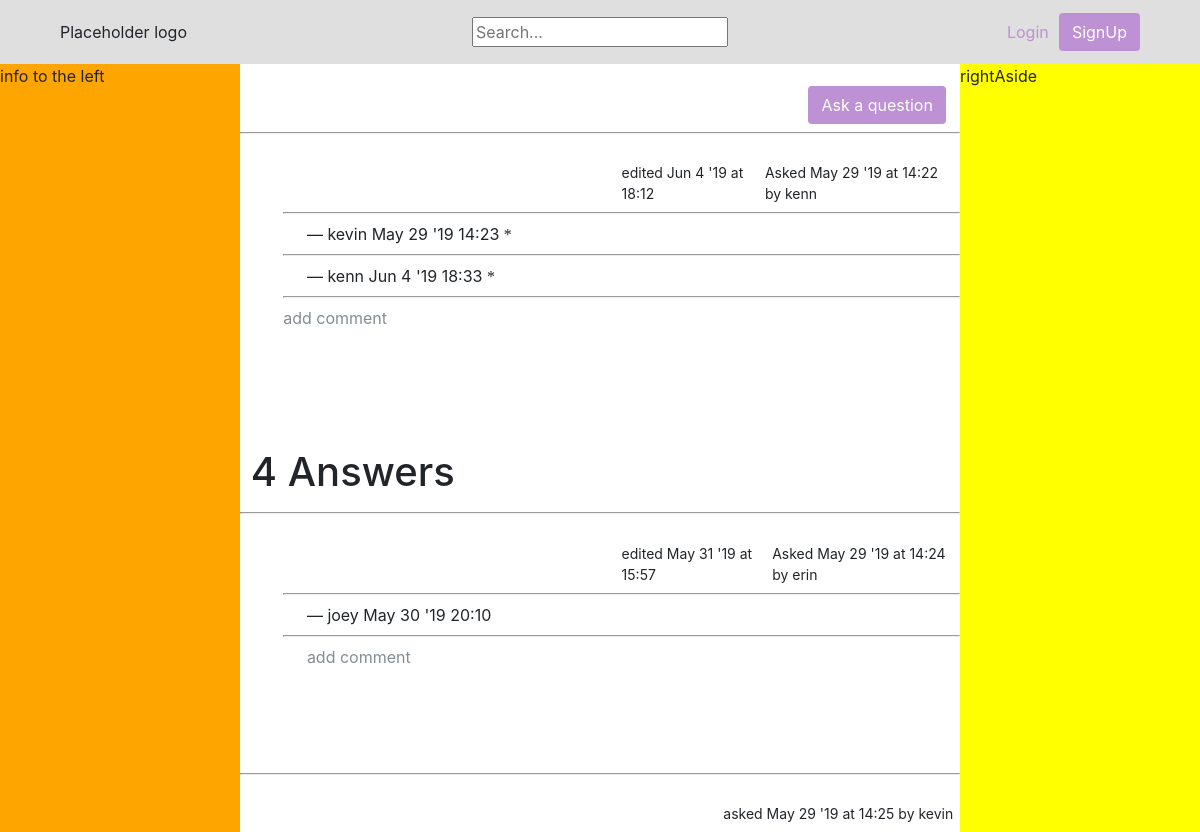
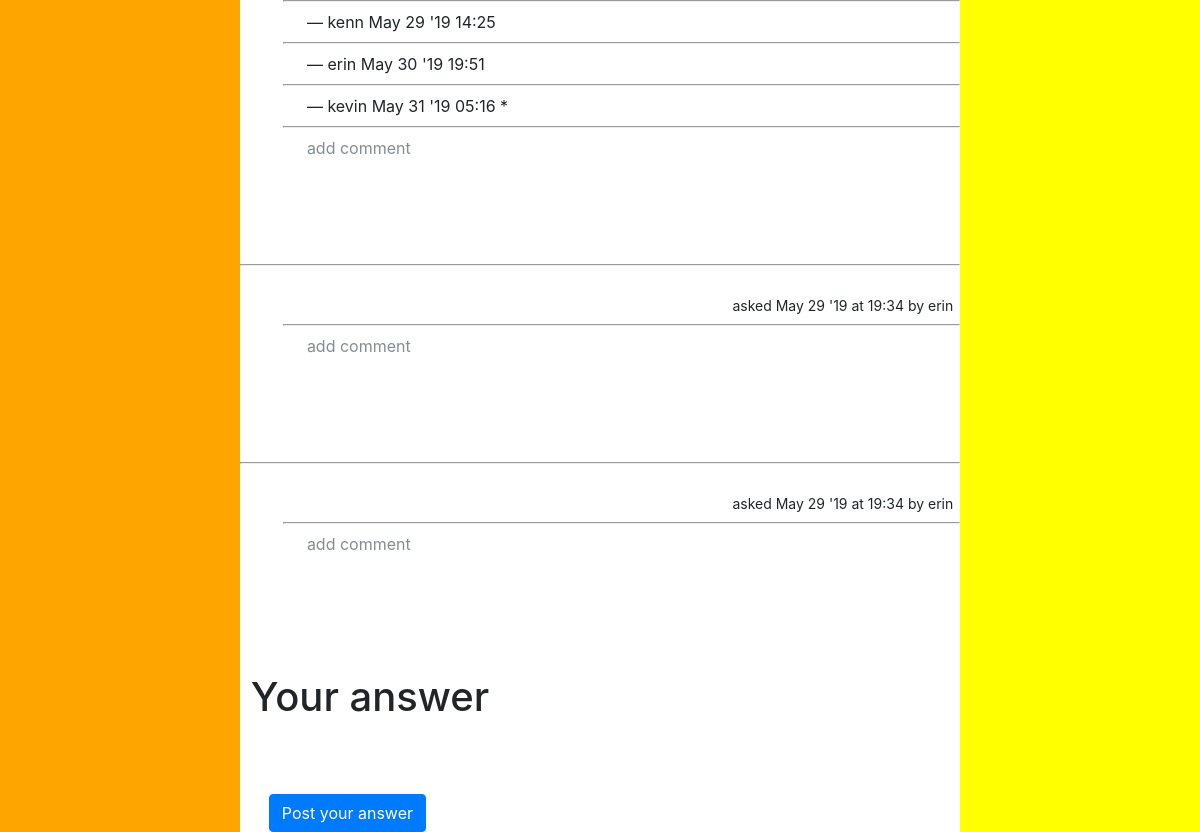
Before: /ask/read/1/ with the older database file (2 pictures, top to bottom).
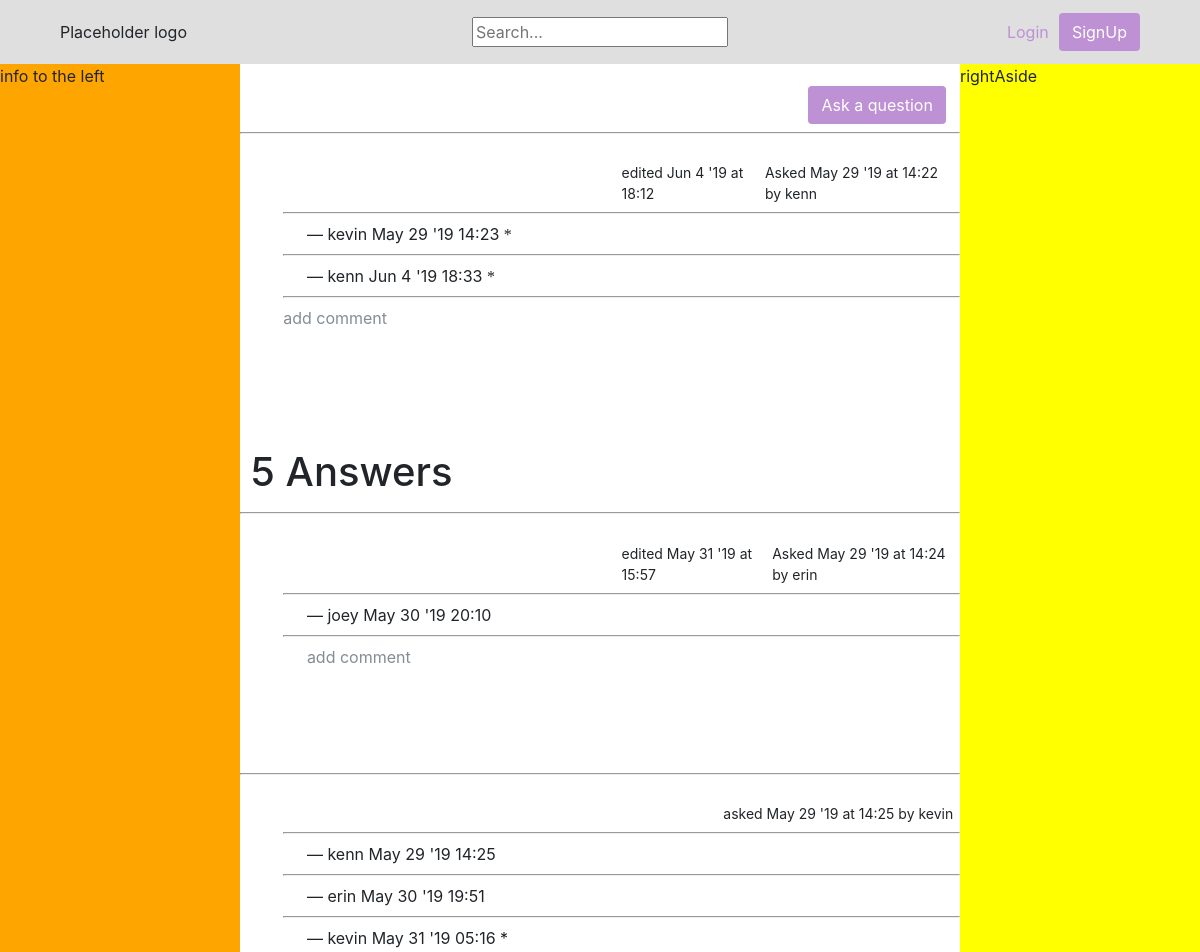
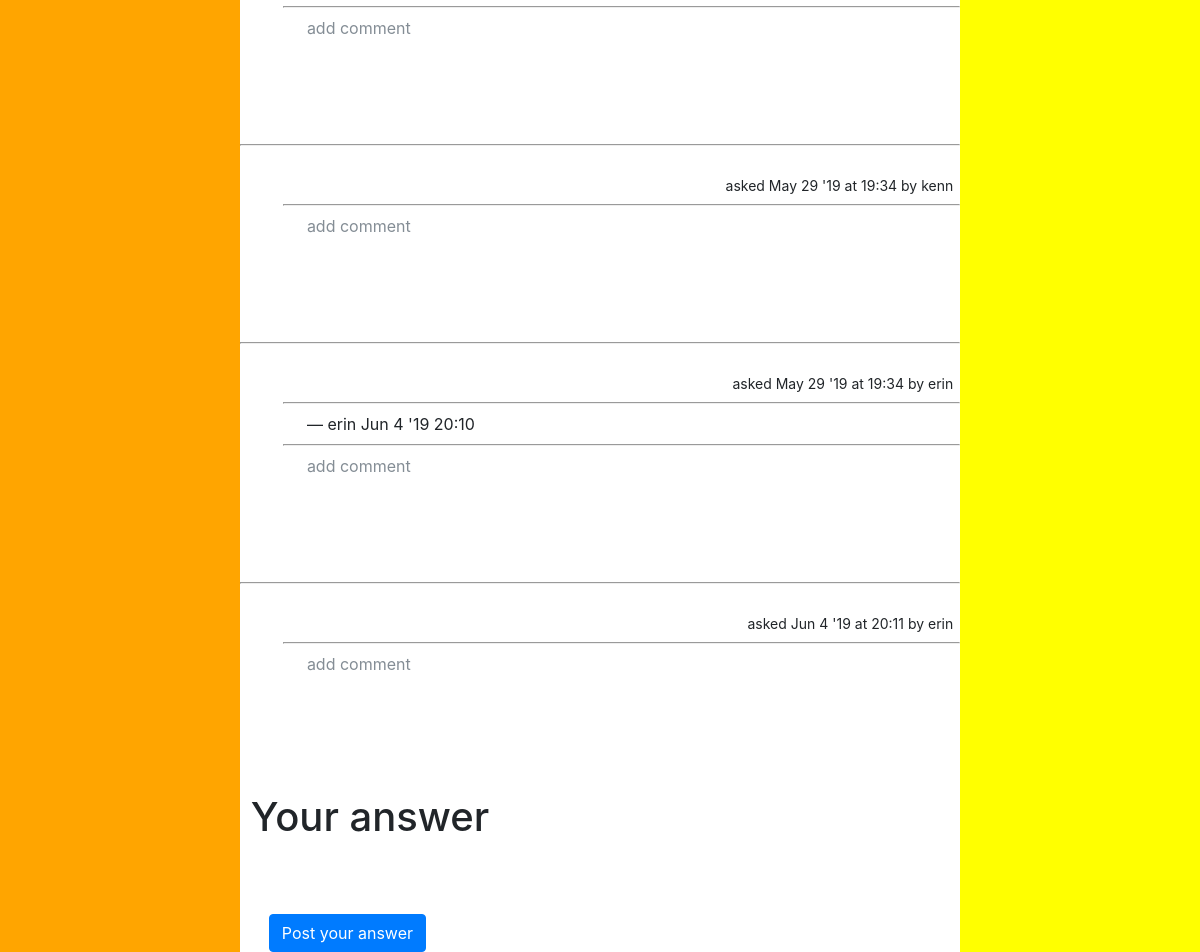
After: the same page with the newer database file (2 pictures, top to bottom).
### passionProjectApp/models.py (models this page shows, shortened)
class RealQuestionComment(models.Model):
    message= tinymce_models.HTMLField()
    last_update=models.DateTimeField(default=datetime.datetime.now)
    date_created=models.DateTimeField(default=datetime.datetime.now)
    parent=models.ForeignKey(RealQuestion,on_delete=models.CASCADE)
    author = models.ForeignKey(User,on_delete=models.CASCADE)

class Answer(models.Model):
    message= tinymce_models.HTMLField()
    last_update=models.DateTimeField(default=datetime.datetime.now)
    date_created=models.DateTimeField(default=datetime.datetime.now)
    parent=models.ForeignKey(RealQuestion,on_delete=models.CASCADE)
    author = models.ForeignKey(User,on_delete=models.CASCADE)

class AnswerComment(models.Model):
    message= tinymce_models.HTMLField()
    last_update=models.DateTimeField(default=datetime.datetime.now)
    date_created=models.DateTimeField(default=datetime.datetime.now)
    parent=models.ForeignKey(Answer,on_delete=models.CASCADE)
    author = models.ForeignKey(User,on_delete=models.CASCADE)

### passionProjectApp/views.py (the view)
# urls.py: path('ask/read/<int:ID>/',views.ask_read,name='ask_read'),
def ask_read(request,ID):
    question=get_object_or_404(RealQuestion,pk=ID)
    allAnswers=Answer.objects.filter(parent=ID)
    totalAnswers=len(allAnswers)
    allQuestionComments=RealQuestionComment.objects.filter(parent=ID)
    allAnswerComments=AnswerComment.objects.all()
    answercomment_child=[]
    for x in allAnswers:
        for y in allAnswerComments:
            if (y.parent==x):
                answercomment_child.append(y)
    form=AnswerForm(request.POST or None)
    context={"question":question,"answers":allAnswers,"question_comment":allQuestionComments,"answer_comment":answercomment_child,"form":form,"totalAnswers":totalAnswers}
    return render(request,"passionProjectApp/ask_read.html",context)

### passionProjectApp/forms.py
class AnswerForm(forms.ModelForm):
    class Meta:
        model = Answer
        fields=['message']

### passionProjectApp/templates/passionProjectApp/ask_read.html (shortened to what this page needs)
{% extends 'passionProjectApp/base.html' %}
{% block body %}
{% if question %}
<div class="titlepadding">
    <a class="askbutton" href="{% url 'ask' %}"><button type="button" class="btn registerbutton">Ask a question</button></a>
</div>
<hr/>
    <div class="questionMargin"><div class="questionFont">{% autoescape off%}{{question.question}} {% endautoescape %}</div>
    <div class="questionOptions">
    {% if question.last_update > question.date_created %}
    <span class="createdProfile"><abbr title="{{question.last_update}}">
        {% load tz %} edited {{ question.last_update|utc|date:"M j 'y"}} at {{ question.last_update|utc|date:'H:i' }}</abbr> <span class="dateCreatedMargin">Asked <abbr title="{{question.date_created}}"> {{ question.date_created|utc|date:"M j 'y"}} at {{ question.date_created|utc|date:'H:i' }} by {{question.author}}</abbr></span>
    </span>
    {% else %}
            {% load tz %} asked {{ question.date_created|utc|date:"M j 'y"}} at {{ question.date_created|utc|date:'H:i' }} by {{question.author}}
    {% endif %}
    {% endif %}
    </div>
        <hr/>
        {% if question_comment %}
        {% for x in question_comment %}
        <div class="qComment">
        {% autoescape off %} {{x.message}} {% endautoescape %} — <span>{{x.author}}<abbr title="{{x.last_update}}">
            {% load tz %}{{ x.date_created|utc|date:"M j 'y "}}{{ x.date_created|utc|date:'H:i' }}</abbr></span>
           {% if x.last_update > x.date_created %}
            {% load static %}
            <abbr  class='edit' title="edited on {{x.last_update}}">*</abbr>
            {% endif %}
        </div>
        <hr/>
        {% endfor %}
        {% endif %}
        <a class="addQComment" href="{% url 'comment_ask' question.id %}">add comment</a>
    </div>
        {% if answers %}
        <br/><br/><br/><br/>
        {% if totalAnswers != 1 %}
        <h1 class="titlepadding"> {{totalAnswers}} Answers</h1>
        {% else %}
        <h1 class="titlepadding"> 1 Answer</h1>
        {% endif %}
        {% for x in answers %} <hr>
    <div class="questionMargin"> <div class="questionFont"> {% autoescape off%}{{x.message}} {% endautoescape %}</div>
        <div class="questionOptions">
            {% if x.last_update > x.date_created %}
            <span class="createdProfile"><abbr title="{{question.last_update}}">
        {% load tz %} edited {{ x.last_update|utc|date:"M j 'y"}} at {{ x.last_update|utc|date:'H:i' }}</abbr> <span class="dateCreatedMargin">Asked <abbr title="{{x.date_created}}"> {{x.date_created|utc|date:"M j 'y"}} at {{x.date_created|utc|date:'H:i' }} by {{x.author}}</abbr></span>
    </span>
            {% else %}
            <span class="createdProfile"><abbr title="{{x.date_created}}">
            {% load tz %} asked {{ x.date_created|utc|date:"M j 'y"}} at {{ x.date_created|utc|date:'H:i' }} by {{x.author}}
        </abbr></span>
            {% endif %}
        </div>
        {% if answer_comment %}
        {% for y in answer_comment %}
        {% if y.parent == x %}  <hr/>
        <div class="qComment">
             {% autoescape off %} {{y.message}} {% endautoescape %} — <span>{{y.author}}<abbr title="{{y.last_update}}">
            {% load tz %}{{ y.date_created|utc|date:"M j 'y "}}{{ y.date_created|utc|date:'H:i' }}</abbr></span>
            {% if y.last_update > y.date_created %}
            {% load static %}
            <abbr title="edited on {{y.last_update}}">*</abbr>
            {% endif %}
        </div>
        {% endif %}
        {% endfor %}       <hr/><div class="qComment"><a class='addQComment' href="{% url 'comment_answer' x.id%}">add comment</a></div></div><br/><br/><br/><br/>
        {% endif %}
        {% endfor %}
        <h1 class="titlepadding">Your answer</h1>
    {% else %}
    <br/><br/><br/><br/>
        <h1 class="titlepadding">Be the first to answer</h1>
        {% endif %}
        <form  onsubmit="putCookie()" class="askForm" method ='POST' action="{% url 'answer' question.id %}">
            <button class=" btn btn-primary askButton">Post your answer</button>
        </form>
{% endblock body %}

Changed rows visible on the page:
changed Answer: author "erin" → "kenn"
added AnswerComment: author "erin", date_created|utc "Jun 4 '19", date_created|utc "20:10", shown under Answer (number 4 of 5 on the later page)
added Answer: date_created|utc "Jun 4 '19", date_created|utc "20:11", author "erin"
Other visible differences:
{{ totalAnswers }}: "4" → "5"
